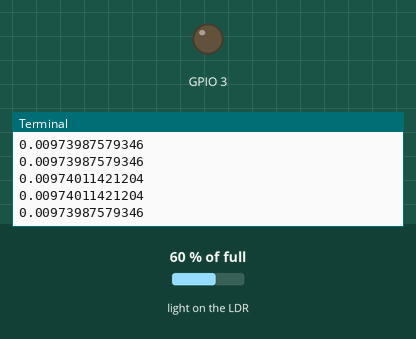
Simulated run of this program. Board: Raspberry Pi (BCM pin numbers), started with the argument 3. Shown: output pins drawn as LEDs (lit = HIGH), the last lines printed to the terminal. The inputs (shaded band) are chosen by the test bench; at power-on: light on the LDR 60 % of full. The capacitor on the light-sensor pin charges in 0.2 + 60·(1 − level)² ms; the clock reads 2024-03-15 10:24:30 at power-on unless the program sets it.

Above: at 1.2 s.
1.3 s: light on the LDR set to 2 % of full
At 1.35 s:
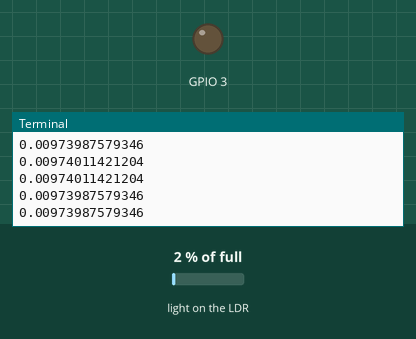
2.8 s: light on the LDR set to 25 % of full
At 2.91 s:
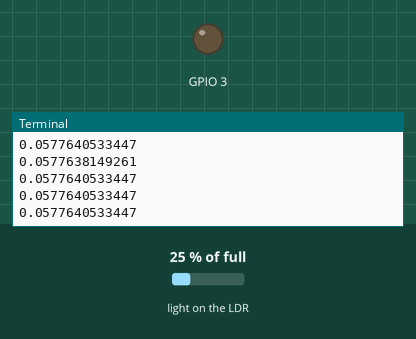
Timing chart, 0 to 5.8 s (numbered marks = the images above; inputs shaded):
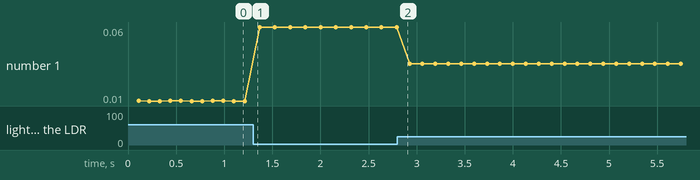

The program:

simple_rctime.py
```python
#!/usr/bin/env python

# Simple example of RC timing for the Raspberry Pi.
#
# Usage: simple_rctime.py <pin#>
#
# Output: Time (in sec) for the voltage across the capacitor to reach
# GPIO.HIGH, which according to the BCM documentation is 1.3V and in
# my experience is closer to 1.44V.
# With this you can determine the resistence of your resistor.

import sys
import time

import RPi.GPIO as GPIO

DEBUG = 1
GPIO.setmode(GPIO.BCM)


def RCTime(pin):
  # Reset the pin we'll be using to perform our reading.
  GPIO.setup(pin, GPIO.OUT)
  GPIO.output(pin, GPIO.LOW)
  time.sleep(0.1)

  GPIO.setup(pin, GPIO.IN)
  t = time.time()
  # wait_for_edge() blocks until the pin goes from LOW to HIGH.
  GPIO.wait_for_edge(pin, GPIO.RISING)
  return time.time() - t


def main(pin):
  try:
    while True:
        print RCTime(pin)

  finally:
    GPIO.cleanup()


if __name__ == '__main__':
  main(int(sys.argv[1]))
```

Measured:
- plotted number 1: 0.01 → 0.06 after the input at 1.3 s, 0.06 → 0.03 after the input at 2.8 s
